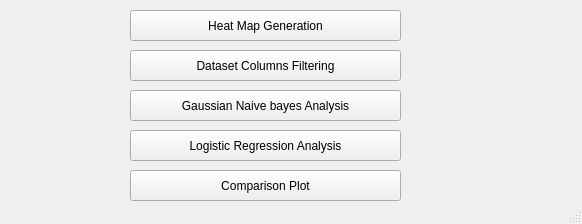
<?xml version="1.0" encoding="UTF-8"?>
<ui version="4.0">
 <class>MainWindow</class>
 <widget class="QMainWindow" name="MainWindow">
  <property name="geometry">
   <rect>
    <x>0</x>
    <y>0</y>
    <width>582</width>
    <height>224</height>
   </rect>
  </property>
  <property name="windowTitle">
   <string>Cyber Attacks analysis using machine learning techniques</string>
  </property>
  <widget class="QWidget" name="centralwidget">
   <widget class="QPushButton" name="pushButton_2">
    <property name="geometry">
     <rect>
      <x>130</x>
      <y>50</y>
      <width>271</width>
      <height>31</height>
     </rect>
    </property>
    <property name="text">
     <string>Dataset Columns Filtering</string>
    </property>
   </widget>
   <widget class="QPushButton" name="pushButton_5">
    <property name="geometry">
     <rect>
      <x>130</x>
      <y>10</y>
      <width>271</width>
      <height>31</height>
     </rect>
    </property>
    <property name="text">
     <string>Heat Map Generation</string>
    </property>
   </widget>
   <widget class="QPushButton" name="pushButton_4">
    <property name="geometry">
     <rect>
      <x>130</x>
      <y>90</y>
      <width>271</width>
      <height>31</height>
     </rect>
    </property>
    <property name="text">
     <string>Gaussian Naive bayes Analysis</string>
    </property>
   </widget>
   <widget class="QPushButton" name="pushButton_6">
    <property name="geometry">
     <rect>
      <x>130</x>
      <y>130</y>
      <width>271</width>
      <height>31</height>
     </rect>
    </property>
    <property name="text">
     <string>Logistic Regression Analysis</string>
    </property>
   </widget>
   <widget class="QPushButton" name="pushButton_7">
    <property name="geometry">
     <rect>
      <x>130</x>
      <y>170</y>
      <width>271</width>
      <height>31</height>
     </rect>
    </property>
    <property name="text">
     <string>Comparison Plot</string>
    </property>
   </widget>
  </widget>
  <widget class="QStatusBar" name="statusbar"/>
 </widget>
 <resources/>
 <connections/>
</ui>
